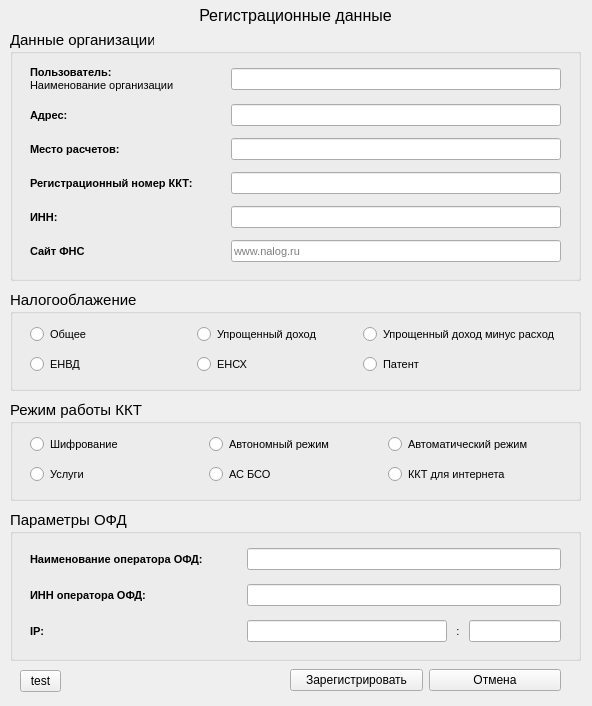
<?xml version="1.0" encoding="UTF-8"?>
<ui version="4.0">
 <class>RegistrationWindow</class>
 <widget class="QWidget" name="RegistrationWindow">
  <property name="geometry">
   <rect>
    <x>0</x>
    <y>0</y>
    <width>592</width>
    <height>706</height>
   </rect>
  </property>
  <property name="windowTitle">
   <string>Form</string>
  </property>
  <widget class="QWidget" name="horizontalLayoutWidget">
   <property name="geometry">
    <rect>
     <x>290</x>
     <y>660</y>
     <width>271</width>
     <height>41</height>
    </rect>
   </property>
   <layout class="QHBoxLayout" name="horizontalLayout">
    <item>
     <widget class="QPushButton" name="pushButton_reg">
      <property name="text">
       <string>Зарегистрировать</string>
      </property>
     </widget>
    </item>
    <item>
     <widget class="QPushButton" name="pushButton_cansel">
      <property name="text">
       <string>Отмена</string>
      </property>
     </widget>
    </item>
   </layout>
  </widget>
  <widget class="QGroupBox" name="groupBox">
   <property name="geometry">
    <rect>
     <x>10</x>
     <y>30</y>
     <width>571</width>
     <height>251</height>
    </rect>
   </property>
   <property name="font">
    <font>
     <pointsize>11</pointsize>
    </font>
   </property>
   <property name="title">
    <string>Данные организации</string>
   </property>
   <widget class="QWidget" name="verticalLayoutWidget">
    <property name="geometry">
     <rect>
      <x>20</x>
      <y>30</y>
      <width>531</width>
      <height>211</height>
     </rect>
    </property>
    <layout class="QVBoxLayout" name="verticalLayout">
     <item>
      <layout class="QHBoxLayout" name="horizontalLayout_2">
       <item>
        <widget class="QLabel" name="label_user">
         <property name="minimumSize">
          <size>
           <width>195</width>
           <height>0</height>
          </size>
         </property>
         <property name="font">
          <font>
           <pointsize>8</pointsize>
          </font>
         </property>
         <property name="text">
          <string>&lt;html&gt;&lt;head/&gt;&lt;body&gt;&lt;p&gt;&lt;span style=&quot; font-weight:600;&quot;&gt;Пользователь:&lt;br/&gt;&lt;/span&gt;Наименование организации&lt;/p&gt;&lt;/body&gt;&lt;/html&gt;</string>
         </property>
        </widget>
       </item>
       <item>
        <widget class="QLineEdit" name="user">
         <property name="font">
          <font>
           <pointsize>8</pointsize>
          </font>
         </property>
        </widget>
       </item>
      </layout>
     </item>
     <item>
      <layout class="QHBoxLayout" name="horizontalLayout_3">
       <item>
        <widget class="QLabel" name="label_addr">
         <property name="minimumSize">
          <size>
           <width>195</width>
           <height>0</height>
          </size>
         </property>
         <property name="font">
          <font>
           <pointsize>8</pointsize>
           <weight>75</weight>
           <bold>true</bold>
          </font>
         </property>
         <property name="text">
          <string>Адрес:</string>
         </property>
        </widget>
       </item>
       <item>
        <widget class="QLineEdit" name="addr">
         <property name="font">
          <font>
           <pointsize>8</pointsize>
          </font>
         </property>
        </widget>
       </item>
      </layout>
     </item>
     <item>
      <layout class="QHBoxLayout" name="horizontalLayout_4">
       <item>
        <widget class="QLabel" name="label_raschet">
         <property name="minimumSize">
          <size>
           <width>195</width>
           <height>0</height>
          </size>
         </property>
         <property name="font">
          <font>
           <pointsize>8</pointsize>
           <weight>75</weight>
           <bold>true</bold>
          </font>
         </property>
         <property name="text">
          <string>Место расчетов:</string>
         </property>
        </widget>
       </item>
       <item>
        <widget class="QLineEdit" name="place">
         <property name="font">
          <font>
           <pointsize>8</pointsize>
          </font>
         </property>
        </widget>
       </item>
      </layout>
     </item>
     <item>
      <layout class="QHBoxLayout" name="horizontalLayout_5">
       <item>
        <widget class="QLabel" name="label_regnumber">
         <property name="minimumSize">
          <size>
           <width>195</width>
           <height>0</height>
          </size>
         </property>
         <property name="font">
          <font>
           <pointsize>8</pointsize>
           <weight>75</weight>
           <bold>true</bold>
          </font>
         </property>
         <property name="text">
          <string>Регистрационный номер ККТ:</string>
         </property>
        </widget>
       </item>
       <item>
        <widget class="QLineEdit" name="regNumber">
         <property name="font">
          <font>
           <pointsize>8</pointsize>
          </font>
         </property>
        </widget>
       </item>
      </layout>
     </item>
     <item>
      <layout class="QHBoxLayout" name="horizontalLayout_6">
       <item>
        <widget class="QLabel" name="label_inn">
         <property name="minimumSize">
          <size>
           <width>195</width>
           <height>0</height>
          </size>
         </property>
         <property name="font">
          <font>
           <pointsize>8</pointsize>
           <weight>75</weight>
           <bold>true</bold>
          </font>
         </property>
         <property name="text">
          <string>ИНН:</string>
         </property>
        </widget>
       </item>
       <item>
        <widget class="QLineEdit" name="inn">
         <property name="font">
          <font>
           <pointsize>8</pointsize>
          </font>
         </property>
        </widget>
       </item>
      </layout>
     </item>
     <item>
      <layout class="QHBoxLayout" name="horizontalLayout_7">
       <item>
        <widget class="QLabel" name="label_site">
         <property name="minimumSize">
          <size>
           <width>195</width>
           <height>0</height>
          </size>
         </property>
         <property name="font">
          <font>
           <pointsize>8</pointsize>
           <weight>75</weight>
           <bold>true</bold>
          </font>
         </property>
         <property name="text">
          <string>Сайт ФНС</string>
         </property>
        </widget>
       </item>
       <item>
        <widget class="QLineEdit" name="sitefns">
         <property name="font">
          <font>
           <pointsize>8</pointsize>
          </font>
         </property>
         <property name="placeholderText">
          <string>www.nalog.ru</string>
         </property>
        </widget>
       </item>
      </layout>
     </item>
    </layout>
   </widget>
  </widget>
  <widget class="QLabel" name="label_regData">
   <property name="geometry">
    <rect>
     <x>10</x>
     <y>0</y>
     <width>571</width>
     <height>31</height>
    </rect>
   </property>
   <property name="font">
    <font>
     <pointsize>12</pointsize>
    </font>
   </property>
   <property name="text">
    <string>Регистрационные данные</string>
   </property>
   <property name="alignment">
    <set>Qt::AlignCenter</set>
   </property>
  </widget>
  <widget class="QGroupBox" name="groupBox_2">
   <property name="geometry">
    <rect>
     <x>10</x>
     <y>290</y>
     <width>571</width>
     <height>101</height>
    </rect>
   </property>
   <property name="font">
    <font>
     <pointsize>11</pointsize>
    </font>
   </property>
   <property name="title">
    <string>Налогооблажение</string>
   </property>
   <widget class="QWidget" name="gridLayoutWidget">
    <property name="geometry">
     <rect>
      <x>20</x>
      <y>30</y>
      <width>531</width>
      <height>61</height>
     </rect>
    </property>
    <layout class="QGridLayout" name="gridLayout">
     <item row="0" column="0">
      <widget class="QRadioButton" name="NalogCode1">
       <property name="font">
        <font>
         <pointsize>8</pointsize>
        </font>
       </property>
       <property name="text">
        <string>Общее</string>
       </property>
      </widget>
     </item>
     <item row="0" column="1">
      <widget class="QRadioButton" name="NalogCode2">
       <property name="font">
        <font>
         <pointsize>8</pointsize>
        </font>
       </property>
       <property name="text">
        <string>Упрощенный доход</string>
       </property>
      </widget>
     </item>
     <item row="0" column="2">
      <widget class="QRadioButton" name="NalogCode4">
       <property name="font">
        <font>
         <pointsize>8</pointsize>
        </font>
       </property>
       <property name="text">
        <string>Упрощенный доход минус расход</string>
       </property>
      </widget>
     </item>
     <item row="1" column="0">
      <widget class="QRadioButton" name="NalogCode8">
       <property name="font">
        <font>
         <pointsize>8</pointsize>
        </font>
       </property>
       <property name="text">
        <string>ЕНВД</string>
       </property>
      </widget>
     </item>
     <item row="1" column="1">
      <widget class="QRadioButton" name="NalogCode16">
       <property name="font">
        <font>
         <pointsize>8</pointsize>
        </font>
       </property>
       <property name="text">
        <string>ЕНСХ</string>
       </property>
      </widget>
     </item>
     <item row="1" column="2">
      <widget class="QRadioButton" name="NalogCode32">
       <property name="font">
        <font>
         <pointsize>8</pointsize>
        </font>
       </property>
       <property name="text">
        <string>Патент</string>
       </property>
      </widget>
     </item>
    </layout>
   </widget>
  </widget>
  <widget class="QGroupBox" name="groupBox_3">
   <property name="geometry">
    <rect>
     <x>10</x>
     <y>400</y>
     <width>571</width>
     <height>101</height>
    </rect>
   </property>
   <property name="font">
    <font>
     <pointsize>11</pointsize>
    </font>
   </property>
   <property name="title">
    <string>Режим работы ККТ</string>
   </property>
   <widget class="QWidget" name="gridLayoutWidget_2">
    <property name="geometry">
     <rect>
      <x>20</x>
      <y>30</y>
      <width>531</width>
      <height>61</height>
     </rect>
    </property>
    <layout class="QGridLayout" name="gridLayout_2">
     <item row="0" column="0">
      <widget class="QRadioButton" name="WorkMode1">
       <property name="font">
        <font>
         <pointsize>8</pointsize>
        </font>
       </property>
       <property name="text">
        <string>Шифрование</string>
       </property>
      </widget>
     </item>
     <item row="0" column="1">
      <widget class="QRadioButton" name="WorkMode2">
       <property name="font">
        <font>
         <pointsize>8</pointsize>
        </font>
       </property>
       <property name="text">
        <string>Автономный режим</string>
       </property>
      </widget>
     </item>
     <item row="0" column="2">
      <widget class="QRadioButton" name="WorkMode4">
       <property name="font">
        <font>
         <pointsize>8</pointsize>
        </font>
       </property>
       <property name="text">
        <string>Автоматический режим</string>
       </property>
      </widget>
     </item>
     <item row="1" column="0">
      <widget class="QRadioButton" name="WorkMode8">
       <property name="font">
        <font>
         <pointsize>8</pointsize>
        </font>
       </property>
       <property name="text">
        <string>Услуги</string>
       </property>
      </widget>
     </item>
     <item row="1" column="1">
      <widget class="QRadioButton" name="WorkMode16">
       <property name="font">
        <font>
         <pointsize>8</pointsize>
        </font>
       </property>
       <property name="text">
        <string>АС БСО</string>
       </property>
      </widget>
     </item>
     <item row="1" column="2">
      <widget class="QRadioButton" name="WorkMode32">
       <property name="font">
        <font>
         <pointsize>8</pointsize>
        </font>
       </property>
       <property name="text">
        <string>ККТ для интернета</string>
       </property>
      </widget>
     </item>
    </layout>
   </widget>
  </widget>
  <widget class="QGroupBox" name="groupBox_4">
   <property name="geometry">
    <rect>
     <x>10</x>
     <y>510</y>
     <width>571</width>
     <height>151</height>
    </rect>
   </property>
   <property name="font">
    <font>
     <pointsize>11</pointsize>
    </font>
   </property>
   <property name="title">
    <string>Параметры ОФД</string>
   </property>
   <widget class="QWidget" name="verticalLayoutWidget_2">
    <property name="geometry">
     <rect>
      <x>20</x>
      <y>30</y>
      <width>531</width>
      <height>111</height>
     </rect>
    </property>
    <layout class="QVBoxLayout" name="verticalLayout_2">
     <item>
      <layout class="QHBoxLayout" name="horizontalLayout_8">
       <item>
        <widget class="QLabel" name="label_nameoperator">
         <property name="minimumSize">
          <size>
           <width>211</width>
           <height>0</height>
          </size>
         </property>
         <property name="font">
          <font>
           <pointsize>8</pointsize>
           <weight>75</weight>
           <bold>true</bold>
          </font>
         </property>
         <property name="text">
          <string>Наименование оператора ОФД:</string>
         </property>
        </widget>
       </item>
       <item>
        <widget class="QLineEdit" name="nameOperator">
         <property name="font">
          <font>
           <pointsize>8</pointsize>
          </font>
         </property>
        </widget>
       </item>
      </layout>
     </item>
     <item>
      <layout class="QHBoxLayout" name="horizontalLayout_9">
       <item>
        <widget class="QLabel" name="label_innoperator">
         <property name="minimumSize">
          <size>
           <width>211</width>
           <height>0</height>
          </size>
         </property>
         <property name="font">
          <font>
           <pointsize>8</pointsize>
           <weight>75</weight>
           <bold>true</bold>
          </font>
         </property>
         <property name="text">
          <string>ИНН оператора ОФД:</string>
         </property>
        </widget>
       </item>
       <item>
        <widget class="QLineEdit" name="innOperator">
         <property name="font">
          <font>
           <pointsize>8</pointsize>
          </font>
         </property>
        </widget>
       </item>
      </layout>
     </item>
     <item>
      <layout class="QHBoxLayout" name="horizontalLayout_10">
       <item>
        <widget class="QLabel" name="label_url">
         <property name="minimumSize">
          <size>
           <width>211</width>
           <height>0</height>
          </size>
         </property>
         <property name="font">
          <font>
           <pointsize>8</pointsize>
           <weight>75</weight>
           <bold>true</bold>
          </font>
         </property>
         <property name="text">
          <string>IP:</string>
         </property>
        </widget>
       </item>
       <item>
        <widget class="QLineEdit" name="ip">
         <property name="minimumSize">
          <size>
           <width>200</width>
           <height>0</height>
          </size>
         </property>
         <property name="font">
          <font>
           <pointsize>8</pointsize>
          </font>
         </property>
        </widget>
       </item>
       <item>
        <widget class="QLabel" name="label_port">
         <property name="minimumSize">
          <size>
           <width>10</width>
           <height>0</height>
          </size>
         </property>
         <property name="maximumSize">
          <size>
           <width>10</width>
           <height>16777215</height>
          </size>
         </property>
         <property name="font">
          <font>
           <pointsize>8</pointsize>
           <weight>50</weight>
           <bold>false</bold>
          </font>
         </property>
         <property name="text">
          <string>:</string>
         </property>
         <property name="alignment">
          <set>Qt::AlignCenter</set>
         </property>
        </widget>
       </item>
       <item>
        <widget class="QLineEdit" name="port">
         <property name="font">
          <font>
           <pointsize>8</pointsize>
          </font>
         </property>
        </widget>
       </item>
      </layout>
     </item>
    </layout>
   </widget>
  </widget>
  <widget class="QToolButton" name="toolButton">
   <property name="geometry">
    <rect>
     <x>20</x>
     <y>670</y>
     <width>41</width>
     <height>22</height>
    </rect>
   </property>
   <property name="text">
    <string>test</string>
   </property>
  </widget>
 </widget>
 <resources/>
 <connections/>
</ui>
